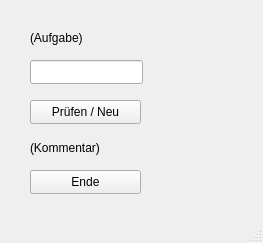
<?xml version="1.0" encoding="UTF-8"?>
<ui version="4.0">
 <class>Kopfrechentrainer</class>
 <widget class="QMainWindow" name="Kopfrechentrainer">
  <property name="geometry">
   <rect>
    <x>0</x>
    <y>0</y>
    <width>263</width>
    <height>243</height>
   </rect>
  </property>
  <property name="windowTitle">
   <string>Kopfrechentrainer</string>
  </property>
  <widget class="QWidget" name="centralwidget">
   <widget class="QLabel" name="LblAufgabe">
    <property name="geometry">
     <rect>
      <x>30</x>
      <y>30</y>
      <width>111</width>
      <height>16</height>
     </rect>
    </property>
    <property name="text">
     <string>(Aufgabe)</string>
    </property>
   </widget>
   <widget class="QLineEdit" name="EditEingabe">
    <property name="geometry">
     <rect>
      <x>30</x>
      <y>60</y>
      <width>113</width>
      <height>24</height>
     </rect>
    </property>
   </widget>
   <widget class="QPushButton" name="CmdPruefenNeu">
    <property name="geometry">
     <rect>
      <x>30</x>
      <y>100</y>
      <width>111</width>
      <height>24</height>
     </rect>
    </property>
    <property name="text">
     <string>Prüfen / Neu</string>
    </property>
   </widget>
   <widget class="QLabel" name="LblKommentar">
    <property name="geometry">
     <rect>
      <x>30</x>
      <y>140</y>
      <width>201</width>
      <height>16</height>
     </rect>
    </property>
    <property name="text">
     <string>(Kommentar)</string>
    </property>
   </widget>
   <widget class="QPushButton" name="CmdEnde">
    <property name="geometry">
     <rect>
      <x>30</x>
      <y>170</y>
      <width>111</width>
      <height>24</height>
     </rect>
    </property>
    <property name="text">
     <string>Ende</string>
    </property>
   </widget>
  </widget>
  <widget class="QMenuBar" name="menubar">
   <property name="geometry">
    <rect>
     <x>0</x>
     <y>0</y>
     <width>263</width>
     <height>21</height>
    </rect>
   </property>
  </widget>
  <widget class="QStatusBar" name="statusbar"/>
 </widget>
 <resources/>
 <connections/>
</ui>
